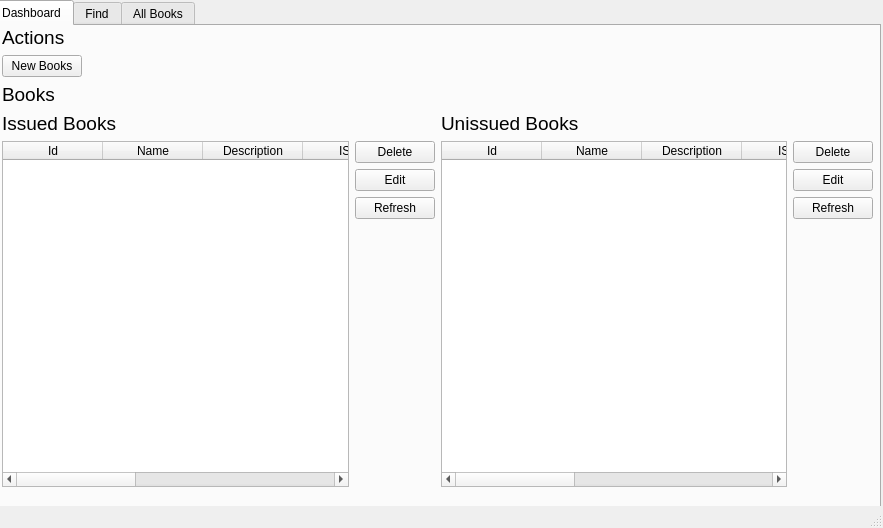
<?xml version="1.0" encoding="UTF-8"?>
<ui version="4.0">
 <class>MainWindow</class>
 <widget class="QMainWindow" name="MainWindow">
  <property name="geometry">
   <rect>
    <x>0</x>
    <y>0</y>
    <width>883</width>
    <height>528</height>
   </rect>
  </property>
  <property name="windowTitle">
   <string>MainWindow</string>
  </property>
  <widget class="QWidget" name="centralwidget">
   <widget class="QTabWidget" name="find_tab">
    <property name="geometry">
     <rect>
      <x>-10</x>
      <y>0</y>
      <width>891</width>
      <height>511</height>
     </rect>
    </property>
    <property name="currentIndex">
     <number>0</number>
    </property>
    <widget class="QWidget" name="dashboard_tab">
     <attribute name="title">
      <string>Dashboard</string>
     </attribute>
     <widget class="QWidget" name="">
      <property name="geometry">
       <rect>
        <x>10</x>
        <y>0</y>
        <width>871</width>
        <height>461</height>
       </rect>
      </property>
      <layout class="QVBoxLayout" name="verticalLayout_8">
       <item>
        <layout class="QHBoxLayout" name="horizontalLayout_4">
         <item>
          <layout class="QVBoxLayout" name="verticalLayout_5">
           <item>
            <widget class="QLabel" name="label">
             <property name="font">
              <font>
               <pointsize>14</pointsize>
              </font>
             </property>
             <property name="text">
              <string>Actions</string>
             </property>
            </widget>
           </item>
           <item>
            <widget class="QPushButton" name="new_books_btn">
             <property name="text">
              <string>New Books</string>
             </property>
            </widget>
           </item>
           <item>
            <widget class="QLabel" name="label_2">
             <property name="font">
              <font>
               <pointsize>14</pointsize>
              </font>
             </property>
             <property name="text">
              <string>Books</string>
             </property>
            </widget>
           </item>
          </layout>
         </item>
         <item>
          <spacer name="horizontalSpacer">
           <property name="orientation">
            <enum>Qt::Horizontal</enum>
           </property>
           <property name="sizeHint" stdset="0">
            <size>
             <width>40</width>
             <height>20</height>
            </size>
           </property>
          </spacer>
         </item>
        </layout>
       </item>
       <item>
        <layout class="QHBoxLayout" name="horizontalLayout_3">
         <item>
          <layout class="QVBoxLayout" name="verticalLayout_6">
           <item>
            <widget class="QLabel" name="label_3">
             <property name="font">
              <font>
               <pointsize>14</pointsize>
              </font>
             </property>
             <property name="text">
              <string>Issued Books</string>
             </property>
            </widget>
           </item>
           <item>
            <layout class="QHBoxLayout" name="horizontalLayout">
             <item>
              <widget class="QTableWidget" name="issued_books_table">
               <property name="columnCount">
                <number>8</number>
               </property>
               <column>
                <property name="text">
                 <string>Id</string>
                </property>
               </column>
               <column>
                <property name="text">
                 <string>Name</string>
                </property>
               </column>
               <column>
                <property name="text">
                 <string>Description</string>
                </property>
               </column>
               <column>
                <property name="text">
                 <string>ISBN</string>
                </property>
               </column>
               <column>
                <property name="text">
                 <string>Page Count</string>
                </property>
               </column>
               <column>
                <property name="text">
                 <string>Issued</string>
                </property>
               </column>
               <column>
                <property name="text">
                 <string>Author</string>
                </property>
               </column>
               <column>
                <property name="text">
                 <string>Year</string>
                </property>
               </column>
              </widget>
             </item>
             <item>
              <layout class="QVBoxLayout" name="verticalLayout_4">
               <item>
                <layout class="QVBoxLayout" name="verticalLayout">
                 <item>
                  <widget class="QPushButton" name="delete_issued_btn">
                   <property name="text">
                    <string>Delete</string>
                   </property>
                  </widget>
                 </item>
                 <item>
                  <widget class="QPushButton" name="edit_issued_btn">
                   <property name="text">
                    <string>Edit</string>
                   </property>
                  </widget>
                 </item>
                 <item>
                  <widget class="QPushButton" name="refresh_issued_btn">
                   <property name="text">
                    <string>Refresh</string>
                   </property>
                  </widget>
                 </item>
                </layout>
               </item>
               <item>
                <spacer name="verticalSpacer">
                 <property name="orientation">
                  <enum>Qt::Vertical</enum>
                 </property>
                 <property name="sizeHint" stdset="0">
                  <size>
                   <width>20</width>
                   <height>40</height>
                  </size>
                 </property>
                </spacer>
               </item>
              </layout>
             </item>
            </layout>
           </item>
          </layout>
         </item>
         <item>
          <layout class="QVBoxLayout" name="verticalLayout_7">
           <item>
            <widget class="QLabel" name="label_4">
             <property name="font">
              <font>
               <pointsize>14</pointsize>
              </font>
             </property>
             <property name="text">
              <string>Unissued Books</string>
             </property>
            </widget>
           </item>
           <item>
            <layout class="QHBoxLayout" name="horizontalLayout_2">
             <item>
              <widget class="QTableWidget" name="unissued_books_table">
               <property name="columnCount">
                <number>8</number>
               </property>
               <column>
                <property name="text">
                 <string>Id</string>
                </property>
               </column>
               <column>
                <property name="text">
                 <string>Name</string>
                </property>
               </column>
               <column>
                <property name="text">
                 <string>Description</string>
                </property>
               </column>
               <column>
                <property name="text">
                 <string>ISBN</string>
                </property>
               </column>
               <column>
                <property name="text">
                 <string>Page Count</string>
                </property>
               </column>
               <column>
                <property name="text">
                 <string>Issued</string>
                </property>
               </column>
               <column>
                <property name="text">
                 <string>Author</string>
                </property>
               </column>
               <column>
                <property name="text">
                 <string>Year</string>
                </property>
               </column>
              </widget>
             </item>
             <item>
              <layout class="QVBoxLayout" name="verticalLayout_3">
               <item>
                <layout class="QVBoxLayout" name="verticalLayout_2">
                 <item>
                  <widget class="QPushButton" name="delete_unissued_btn">
                   <property name="text">
                    <string>Delete</string>
                   </property>
                  </widget>
                 </item>
                 <item>
                  <widget class="QPushButton" name="edit_unissued_btn">
                   <property name="text">
                    <string>Edit</string>
                   </property>
                  </widget>
                 </item>
                 <item>
                  <widget class="QPushButton" name="refresh_unissued_btn">
                   <property name="text">
                    <string>Refresh</string>
                   </property>
                  </widget>
                 </item>
                </layout>
               </item>
               <item>
                <spacer name="verticalSpacer_2">
                 <property name="orientation">
                  <enum>Qt::Vertical</enum>
                 </property>
                 <property name="sizeHint" stdset="0">
                  <size>
                   <width>20</width>
                   <height>40</height>
                  </size>
                 </property>
                </spacer>
               </item>
              </layout>
             </item>
            </layout>
           </item>
          </layout>
         </item>
        </layout>
       </item>
      </layout>
     </widget>
    </widget>
    <widget class="QWidget" name="find_tab">
     <attribute name="title">
      <string>Find</string>
     </attribute>
     <widget class="QWidget" name="">
      <property name="geometry">
       <rect>
        <x>10</x>
        <y>0</y>
        <width>831</width>
        <height>471</height>
       </rect>
      </property>
      <layout class="QVBoxLayout" name="verticalLayout_9">
       <item>
        <layout class="QHBoxLayout" name="horizontalLayout_6">
         <item>
          <layout class="QHBoxLayout" name="horizontalLayout_5">
           <item>
            <widget class="QLabel" name="label_5">
             <property name="font">
              <font>
               <pointsize>12</pointsize>
              </font>
             </property>
             <property name="text">
              <string>Search By Id</string>
             </property>
            </widget>
           </item>
           <item>
            <widget class="QLineEdit" name="search_input"/>
           </item>
           <item>
            <widget class="QPushButton" name="search_btn">
             <property name="text">
              <string>Search</string>
             </property>
            </widget>
           </item>
          </layout>
         </item>
         <item>
          <spacer name="horizontalSpacer_3">
           <property name="orientation">
            <enum>Qt::Horizontal</enum>
           </property>
           <property name="sizeHint" stdset="0">
            <size>
             <width>40</width>
             <height>20</height>
            </size>
           </property>
          </spacer>
         </item>
        </layout>
       </item>
       <item>
        <widget class="QTableWidget" name="search_table">
         <property name="columnCount">
          <number>8</number>
         </property>
         <column>
          <property name="text">
           <string>Id</string>
          </property>
         </column>
         <column>
          <property name="text">
           <string>Name</string>
          </property>
         </column>
         <column>
          <property name="text">
           <string>Description</string>
          </property>
         </column>
         <column>
          <property name="text">
           <string>ISBN</string>
          </property>
         </column>
         <column>
          <property name="text">
           <string>Page Count</string>
          </property>
         </column>
         <column>
          <property name="text">
           <string>Issued</string>
          </property>
         </column>
         <column>
          <property name="text">
           <string>Author</string>
          </property>
         </column>
         <column>
          <property name="text">
           <string>Year</string>
          </property>
         </column>
        </widget>
       </item>
      </layout>
     </widget>
    </widget>
    <widget class="QWidget" name="all_books_tab">
     <attribute name="title">
      <string>All Books</string>
     </attribute>
     <widget class="QWidget" name="">
      <property name="geometry">
       <rect>
        <x>10</x>
        <y>10</y>
        <width>831</width>
        <height>441</height>
       </rect>
      </property>
      <layout class="QVBoxLayout" name="verticalLayout_11">
       <item>
        <layout class="QHBoxLayout" name="horizontalLayout_7">
         <item>
          <layout class="QVBoxLayout" name="verticalLayout_10">
           <item>
            <widget class="QLabel" name="label_6">
             <property name="font">
              <font>
               <pointsize>17</pointsize>
              </font>
             </property>
             <property name="text">
              <string>All Books</string>
             </property>
            </widget>
           </item>
           <item>
            <widget class="QPushButton" name="refresh_btn">
             <property name="text">
              <string>Refresh</string>
             </property>
            </widget>
           </item>
          </layout>
         </item>
         <item>
          <spacer name="horizontalSpacer_4">
           <property name="orientation">
            <enum>Qt::Horizontal</enum>
           </property>
           <property name="sizeHint" stdset="0">
            <size>
             <width>40</width>
             <height>20</height>
            </size>
           </property>
          </spacer>
         </item>
        </layout>
       </item>
       <item>
        <widget class="QTableWidget" name="all_books__table">
         <property name="columnCount">
          <number>8</number>
         </property>
         <column>
          <property name="text">
           <string>Id</string>
          </property>
         </column>
         <column>
          <property name="text">
           <string>Name</string>
          </property>
         </column>
         <column>
          <property name="text">
           <string>Description</string>
          </property>
         </column>
         <column>
          <property name="text">
           <string>ISBN</string>
          </property>
         </column>
         <column>
          <property name="text">
           <string>Page Count</string>
          </property>
         </column>
         <column>
          <property name="text">
           <string>Issued</string>
          </property>
         </column>
         <column>
          <property name="text">
           <string>Author</string>
          </property>
         </column>
         <column>
          <property name="text">
           <string>Year</string>
          </property>
         </column>
        </widget>
       </item>
      </layout>
     </widget>
    </widget>
   </widget>
  </widget>
  <widget class="QMenuBar" name="menubar">
   <property name="geometry">
    <rect>
     <x>0</x>
     <y>0</y>
     <width>883</width>
     <height>20</height>
    </rect>
   </property>
  </widget>
  <widget class="QStatusBar" name="statusbar"/>
 </widget>
 <resources/>
 <connections/>
</ui>
